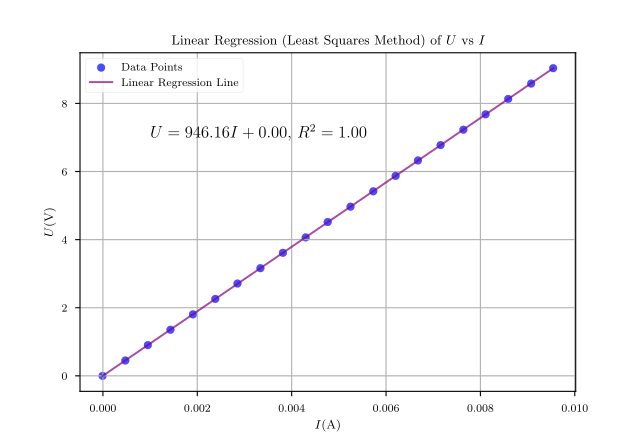

Reproduce this figure in Python.
import numpy as np
import matplotlib.pyplot as plt
from sklearn.linear_model import LinearRegression
import matplotlib

plt.rcParams.update({
    "text.usetex": True,
    "font.family": "CMU Serif",
})
matplotlib.rcParams['mathtext.fontset'] = 'stix'
plt.style.use('seaborn-v0_8-paper')


data_u = [-0.00128795, 0.450462, 0.902535, 1.35396, 1.80604, 2.25876, 2.71052, 
         3.16164, 3.6134, 4.06549, 4.51758, 4.96806, 5.41984, 5.87226, 
         6.32533, 6.7768, 7.22794, 7.68006, 8.13154, 8.58271, 9.03516]

data_i = [-8.04E-06, 0.000474941, 0.000951483, 0.00143125, 0.00190779, 
         0.00238111, 0.00285121, 0.00333742, 0.00381396, 0.00429694, 
         0.00476383, 0.00524681, 0.00572979, 0.00620312, 0.00667644, 
         0.0071562, 0.00763919, 0.00810929, 0.00858906, 0.00907526, 
         0.00954214]


# Data
y = np.array(data_u)
x = np.array(data_i).reshape(-1, 1)

# Perform linear regression
model = LinearRegression()
model.fit(x, y)
# Get the slope and intercept of the line best fit
slope = model.coef_[0]
intercept = model.intercept_
print(f"Slope: {slope}")

# Get the R^2 value
r_squared = model.score(x, y)

# Generate predictions
y_pred = model.predict(x)

# Plotting
plt.scatter(x, y, color='blue', alpha=0.7,  label='Data Points')
plt.plot(x, y_pred, color='purple', alpha = 0.7, label='Linear Regression Line')
plt.title('Linear Regression (Least Squares Method) of $U$ vs $I$')
plt.ylabel('$U (\\mathrm{V})$')
plt.xlabel('$I (\\mathrm{A})$')
plt.legend()
plt.grid()

# Add the equation of the line
plt.text(0.001, 7, f"$U = {slope:.2f}I + {intercept:.2f}$, $R^2 = {r_squared:.2f}$", fontsize=12)
print(f"Slope: {slope}, Intercept: {intercept}, R^2: {r_squared}")
plt.savefig("plot1.pdf")
